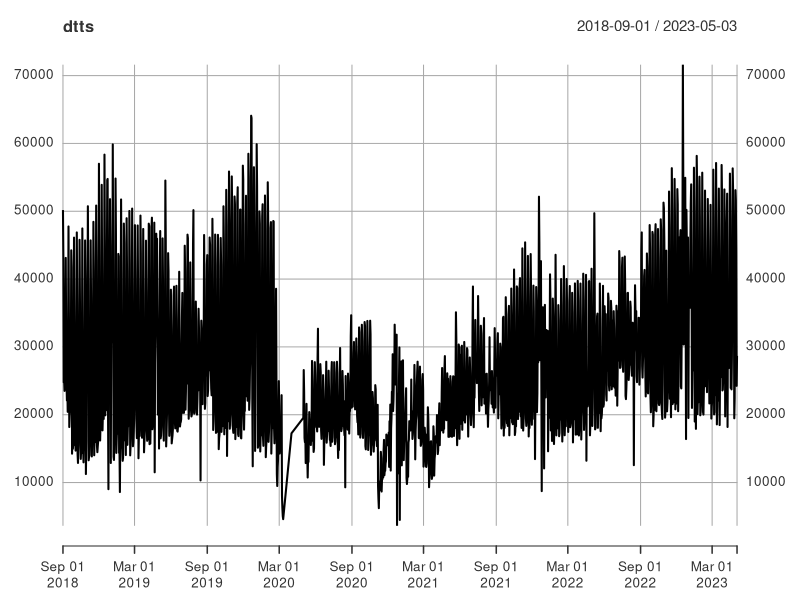
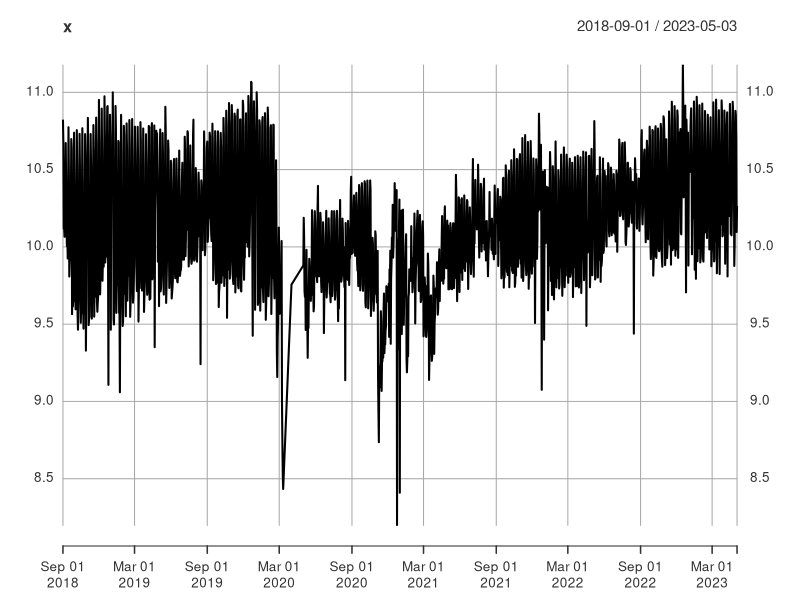
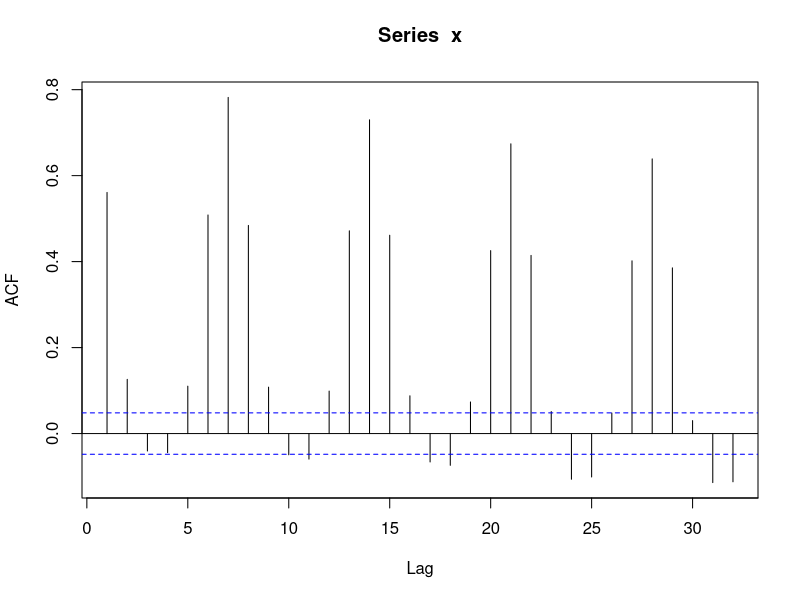
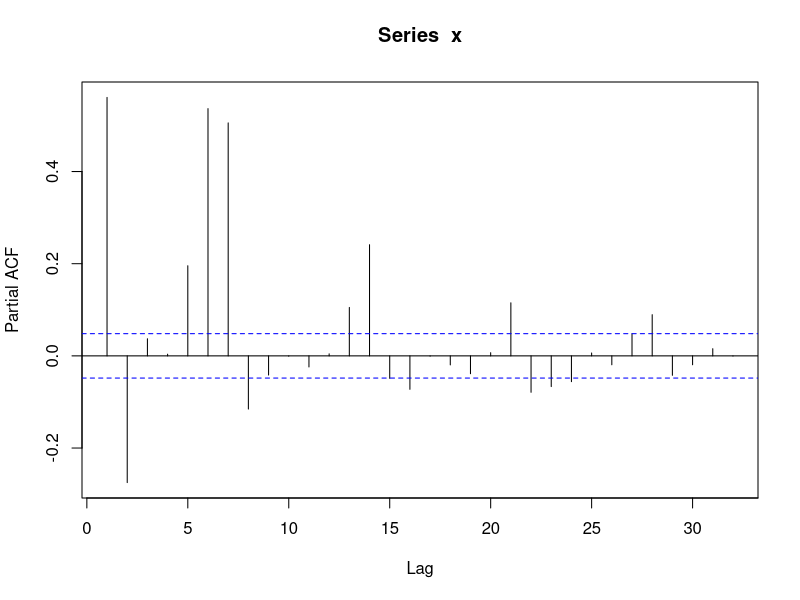
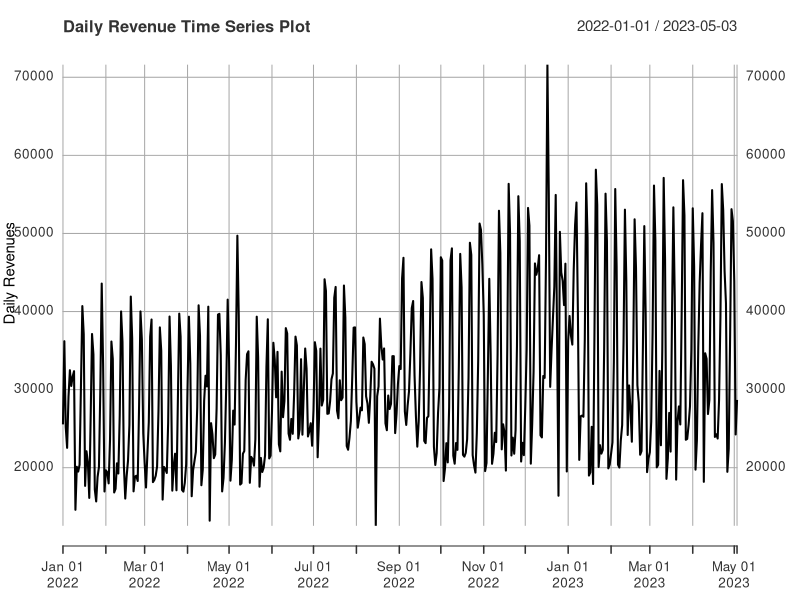
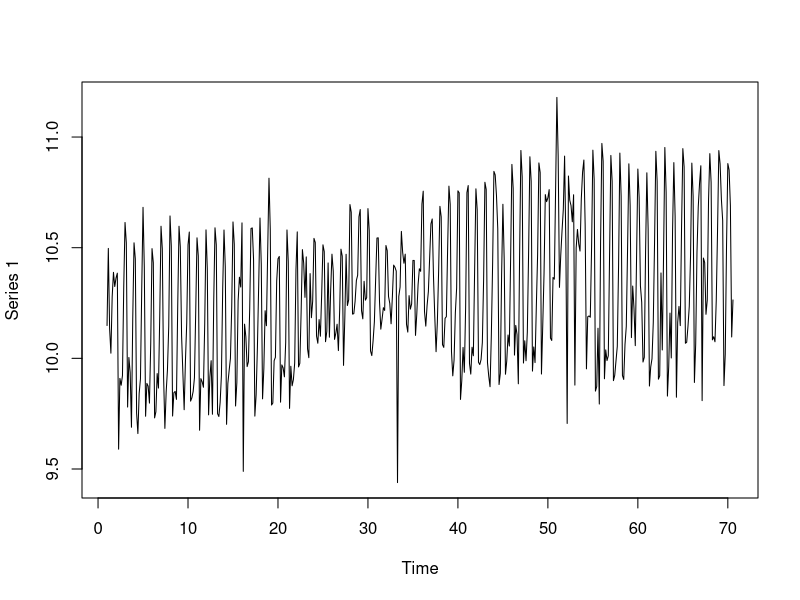
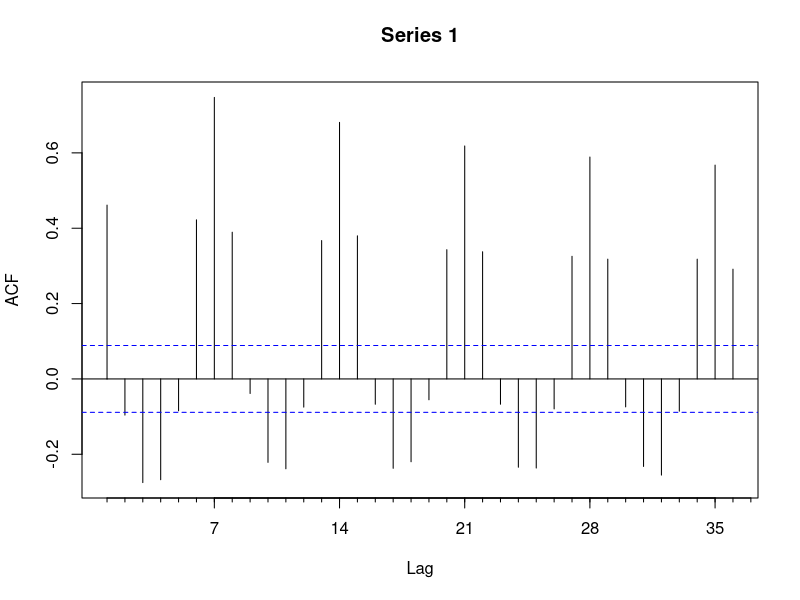
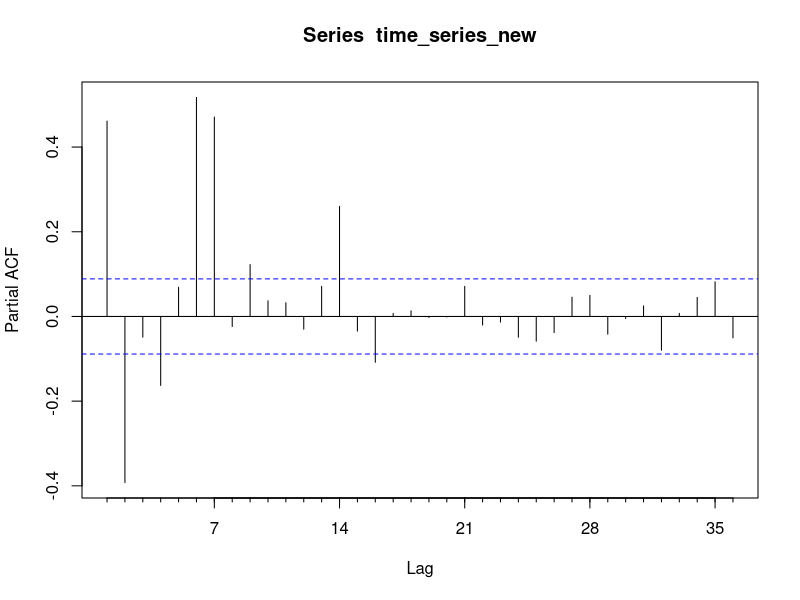

These figures' R source, in order:
## ---- chunk 1

#Importo le librerie
library(xts)
library(forecast)
library(lubridate)
## ---- chunk 2
# Carica i dati dal file CSV
dt <- read.csv("R1.csv")

# Converti la colonna "Date" nel formato "YYYY-MM-DD"
dt$Date <- as.Date(dt$data, format = "%Y-%m-%d")

# Crea la serie storica con le date nel formato "YYYY-MM-DD" e i valori da LT_R1
dtts <- xts(
  dt$LT_R1, # Selezioniamo la colonna LT_R1 come dati sull'asse delle y
  dt$Date # Utilizziamo la colonna "Date" formattata come oggetti di data sull'asse delle x
)



# Plotta la serie storica
plot(dtts)

## ---- chunk 3
x <- log(dtts)
plot(x)
Acf(x, )
Pacf(x)
## ---- chunk 4
# Filtra la serie storica per il 2018
dtts_2018 <- dtts["2018-01-01/2018-12-31"]

# Filtra la serie storica per il 2019
dtts_2019 <- dtts["2019-01-01/2019-12-31"]

# Filtra la serie storica per il 2021
dtts_2021 <- dtts["2021-01-01/2021-12-31"]

# Filtra la serie storica per il 2022
dtts_2022 <- dtts["2022-01-01/2022-12-31"]

# Filtra la serie storica per il 2022
dtts_2023 <- dtts["2023-01-01/2023-12-31"]

# Calcola la media mensile per il 2018
monthly_mean_2018 <- apply.monthly(dtts_2018, FUN = mean)

# Calcola la media mensile per il 2019
monthly_mean_2019 <- apply.monthly(dtts_2019, FUN = mean)

# Calcola la media mensile per il 2019
monthly_mean_2021 <- apply.monthly(dtts_2021, FUN = mean)

# Calcola la media mensile per il 2019
monthly_mean_2022 <- apply.monthly(dtts_2022, FUN = mean)

# Calcola la media mensile per il 2019
monthly_mean_2023 <- apply.monthly(dtts_2023, FUN = mean)

# Estrai i mesi dai dati
months_2018 <- as.numeric(format(index(monthly_mean_2018), "%m"))
months_2019 <- as.numeric(format(index(monthly_mean_2019), "%m"))

# Trova gli indici dei mesi comuni tra il 2018 e il 2019
common_month_indices <- which(months_2018 %in% months_2019)

# Crea un vettore con il mese di riferimento e la media corrispondente per i mesi comuni
result_vector <- data.frame(
  "Mese" = months_2018[common_month_indices],
  "Media_2018" = as.vector(monthly_mean_2018[common_month_indices]),
  "Media_2019" = as.vector(monthly_mean_2019[common_month_indices])
)

# Calcola la differenza percentuale tra le medie del 2018 e del 2019 per lo stesso mese
result_vector$Differenza_Percentuale <- 
  ((result_vector$Media_2018 - result_vector$Media_2019) / result_vector$Media_2018)

# Calcola il valore massimo (in valore assoluto) delle differenze percentuali
max_diff_percent <- max(abs(result_vector$Differenza_Percentuale))

# Aggiungi colonne Tolleranza_Min e Tolleranza_Max
result_vector$Tolleranza <- max_diff_percent

print(result_vector)

## ---- chunk 5
#stabilisco la tolleranza sulla base di quello che ho scritto sopra
tolleranza <- result_vector$Media_2019 * result_vector$Tolleranza 

# Aggiungi i valori di tolleranza al dataset
result_vector$Tolleranza_Min_2019 <- abs(result_vector$Media_2019 - tolleranza)
result_vector$Tolleranza_Max_2019 <- result_vector$Media_2019 + tolleranza

print(result_vector)
## ---- chunk 6
# Estrai i mesi del 2019 che non erano presenti nel 2018
missing_months_2019 <- months_2019[!months_2019 %in% months_2018]

# Crea un nuovo dataframe dei dati con i mesi mancanti e le medie del 2019
missing_months_data <- data.frame(
  "Mese" = missing_months_2019,
  "Media_2018" = NA,  # Assegna NA ai mesi mancanti nel 2018
  "Media_2019" = monthly_mean_2019[!months_2019 %in% months_2018]
)

#stabilisco la tolleranza sulla base di quello che ho scritto sopra
tolleranza <- missing_months_data$Media_2019 * result_vector$Tolleranza

# Aggiungi i valori di tolleranza al dataset
missing_months_data$Tolleranza_Min_2019 <- abs(missing_months_data$Media_2019 - tolleranza)
missing_months_data$Tolleranza_Max_2019 <- missing_months_data$Media_2019 + tolleranza

print(missing_months_data)
## ---- chunk 7
# Estrai la colonna "Media_2019" da result_vector
result_vector_2019 <- result_vector[, c("Mese", "Media_2019", "Tolleranza_Min_2019", "Tolleranza_Max_2019")]

# Estrai le colonne "Media_2018" e "Media_2019" da missing_months_data
missing_data_2019 <- missing_months_data[, c("Mese", "Media_2019", "Tolleranza_Min_2019", "Tolleranza_Max_2019")]


# Concatena i due dataset
combined_data <- rbind(missing_data_2019, result_vector_2019)

# Aggiungi una colonna di numeri da 1 a 12 come indici
combined_data$Mese = 1:12


# Rimuovi l'indice implicito
rownames(combined_data) <- NULL

# Visualizza il dataset senza l'indice implicito
print(combined_data)
## ---- chunk 8
# Estrai il mese dalla data e crea un nuovo dataframe
monthly_mean_2021_new <- data.frame(
  "Mese" = as.integer(format(index(monthly_mean_2021), "%m")),
  "Media_2021" = coredata(monthly_mean_2021)
)
monthly_mean_2022_new <- data.frame(
  "Mese" = as.integer(format(index(monthly_mean_2022), "%m")),
  "Media_2022" = coredata(monthly_mean_2022)
)
monthly_mean_2023_new <- data.frame(
  "Mese" = as.integer(format(index(monthly_mean_2023), "%m")),
  "Media_2023" = coredata(monthly_mean_2023)
)

# Visualizza i nuovi dataframes
print(monthly_mean_2021_new)
print(monthly_mean_2022_new)
print(monthly_mean_2023_new)
## ---- chunk 9
# Verifica le lunghezze dei dataframe mensili
length_2021 <- nrow(monthly_mean_2021_new)
length_2022 <- nrow(monthly_mean_2022_new)

# Trova la lunghezza minima tra i dataframe
min_length <- min(length_2021, length_2022)

# Seleziona solo le prime 'min_length' righe da entrambi i dataframe
monthly_mean_2021_new <- monthly_mean_2021_new[1:min_length, ]
monthly_mean_2022_new <- monthly_mean_2022_new[1:min_length, ]
monthly_mean_2023_new <- monthly_mean_2023_new[1:5, ]
# Creazione di un nuovo dataframe per i confronti
confronti <- data.frame(  
  "Mese" = rep(1:12, times = 1),  # Mesi da 1 a 12 per due anni
  "Media_2021" = monthly_mean_2021_new$Media,
  "Media_2022" = monthly_mean_2022_new$Media,
  "Tolleranza_Min" = combined_data$Tolleranza_Min[1:min_length],
  "Tolleranza_Max" = combined_data$Tolleranza_Max[1:min_length]
)

confronti1 <- data.frame(
  "Anno" = rep(c(2023), each = 5),  # Ripeti l'anno per ogni mese
  "Mese" = rep(1:5, times = 1),  # Mesi da 1 a 12 per due anni
  "Media_2023" = monthly_mean_2023_new$Media,
  "Tolleranza_Min" = combined_data$Tolleranza_Min[1:5],
  "Tolleranza_Max" = combined_data$Tolleranza_Max[1:5]
)
# Aggiungi una colonna di confronto per ciascun anno
confronti$Confronto_2021 <- confronti$Media_2021 >= confronti$Tolleranza_Min & confronti$Media_2021 <= confronti$Tolleranza_Max
confronti$Confronto_2022 <- confronti$Media_2022 >= confronti$Tolleranza_Min & confronti$Media_2022 <= confronti$Tolleranza_Max

confronti1$Confronto_2023 <- confronti1$Media_2023 >= confronti1$Tolleranza_Min & confronti1$Media_2023 <= confronti1$Tolleranza_Max

# Visualizza il dataframe di confronto
print(confronti)
print(confronti1)
## ---- chunk 10
# Filtra la serie storica a partire da gennaio 2022
dtts_2022 <- dtts["2022-01-01/"]
plot(dtts_2022, ylab = "Daily Revenues", xlab = "Time", main = "Daily Revenue Time Series Plot")

## ---- chunk 11
#time_series<- dtts_june_2021
time_series <- ts(dtts_2022, frequency=7)
## ---- chunk 12
time_series_new<-log(time_series)
plot(time_series_new)
time_series_new |> Acf(36)
time_series_new |> Pacf(36)
## ---- chunk 13
# let's try an AR(2)
library(forecast)
mod_arima <- Arima(time_series,
              c(2,0,0), # p, d, q 
              c(1,1,1), # P, D, Q D=1. because we have performed a seasonal difference
              include.constant =TRUE, #intercept
              lambda=0 #because log transformation
              )
mod_arima #with drift because constant and one seasonal difference
## ---- chunk 14
length(time_series)
## ---- chunk 15
rmse2 <- sqrt(mean(mod_arima$residuals^2))
rmse2

mae2 <- mean(abs(mod_arima$residuals))
mae2

actual2 <- window(time_series, start = end(time_series) - length(mod_arima$residuals) + 1)

mape2 <- mean(abs((mod_arima$residuals / actual2) * 100), na.rm = TRUE)
mape2

shapiro_test2 <- shapiro.test(mod_arima$residuals)
shapiro_test2

acf_res2 <- acf(mod_arima$residuals)
pacf_res2 <- pacf(mod_arima$residuals)
## ---- chunk 16
# Fit del modello SARIMA sulla serie logaritmica
mod_sarima <- auto.arima(log(time_series))

# Riepilogo del modello
summary(mod_sarima)


# Test di normalità dei residui (Shapiro-Wilk)
shapiro_test <- shapiro.test(residuals(mod_sarima))
print(shapiro_test)
## ---- chunk 17
# Parametri per la stagionalità
s <- 365.25
harm <- c(1,2) #passo da 3 a 2 perché se no mi produce Nans
freq <- outer(1:length(time_series_new), harm) * 2 * pi / s
co <- cos(freq)
si <- sin(freq)
colnames(co) <- paste0("cos", harm)
colnames(si) <- paste0("sin", harm)
X <- cbind(trend=1:length(time_series_new),co, si)

# Divisione in set di addestramento e test
train_size <- floor(length(time_series_new[1:455]))
train_y <- time_series_new[1:train_size]
train_X <- X[1:train_size, ]
test_y <- time_series_new[(train_size + 1):length(time_series_new)]
test_X <- X[(train_size + 1):length(time_series_new), ]

# Modello ARIMAX
mod_sin <- Arima(train_y,
              order = c(2, 0, 0),
              seasonal = list(order = c(1, 1, 1), period = 7),
              xreg = train_X,
              lambda = 0
)

# Riassunto del modello
summary(mod_sin)

## ---- chunk 18
# Esegui il forecast
forecast_result <- forecast(mod_sin, h = length(test_y), xreg = test_X)
length(test_y)
# Plot del risultato
plot(forecast_result)
## ---- chunk 19
# Esegui il forecast con visualizzazione dei valori reali
forecast_result <- forecast(mod_sin, h = length(test_y), xreg = test_X)

# Estrai le previsioni dal risultato del forecast
pred_values <- forecast_result$mean



# Plot del risultato con previsioni e valori reali
plot(pred_values, type = "l", col = "red", lty = 1, lwd = 2, ylim = range(c(pred_values, test_y)), ylab = "Yield revenues in thousands", xlab = "Days")
# Aggiungi titolo
title(main = "Actual vs Predicted revenue amount per day")

lines(length(train_y) + 1:length(test_y), test_y, col = "blue", type = "l", lty = 2, lwd = 2)

# Aggiungi legenda fuori dal grafico con carattere più piccolo
legend("bottomright", legend = c("Predicted values", "Actual values"), col = c("red", "blue"), lty = c(1, 2), lwd = 2, bty = "n", cex = 0.7)

## ---- chunk 20
losses_mod_sin <- function(real, pred) {
  error <- real - pred
  ae <- abs(error)
  se <- error^2
  c(
    ME = mean(error),
    RMSE = sqrt(mean(se)),
    MAE = mean(ae),
    MPE = mean(error/real)*100,
    MAPE = mean(ae/real)*100
  )
}

losses_mod_sin(test_y, forecast_result$mean)

## ---- chunk 21
# Chiamata alla funzione losses e salvataggio dei risultati in un data frame
losses2_mod_sin <- data.frame(Arima2 = losses_mod_sin(test_y, forecast_result$mean))

# Visualizza il data frame
print(losses2_mod_sin)

## ---- chunk 22
# Plot dei residui con aggiunta di linee tratteggiate
plot(mod_sin$residuals, ylab = "Residual values", xlab = "Days",
     main = "Residual Values for ARIMAX 2 model with sinusoids")

# Aggiungi linee tratteggiate in rosso a 0.05 e -0.05
abline(h = c(0.05, -0.05), col = "red", lty = 2)

# Ottenere gli indici dei residui con valore maggiore o uguale a 0.05 o minore o uguale a -0.05
indices_high_residues <- which(mod_sin$residuals >= 0.05 | mod_sin$residuals <= -0.05)
indices_high_residues
## ---- chunk 23
# Creazione di variabili dummy per i giorni specifici 
special_days <-indices_high_residues

# Creazione di variabili dummy
dummy_vars_train <- matrix(0, nrow = train_size, ncol = length(special_days))
dummy_vars_test <- matrix(0, nrow = length(test_y), ncol = length(special_days))



for (i in seq_along(special_days)) {
  day_index <- which(train_X[, "trend"] == special_days[i])
  dummy_vars_train[day_index, i] <- 1
  
  day_index_test <- which(test_X[, "trend"] == special_days[i])
  dummy_vars_test[day_index_test, i] <- 1
}

# Aggiunta delle variabili dummy al set di addestramento
train_X <- cbind(train_X, dummy_vars_train)

# Aggiunta delle variabili dummy al set di test
test_X <- cbind(test_X, dummy_vars_test)

mod_sin_dummy <- Arima(train_y,
                       order = c(2, 0, 0),
                       seasonal = list(order = c(1, 1, 1), period = 7),
                       xreg = train_X,
                       lambda = 0  # Puoi sperimentare con altri metodi
)

# Esegui il forecast
forecast_result <- forecast(mod_sin_dummy , h = 7, xreg = test_X)

# Plot del risultato
plot(forecast_result, ylab = "Revenues values", xlab = "Days",
     main = "Forecasts results for ARIMA (2,0,0) with sinusoids and dummy variables")


## ---- chunk 24
# Esegui il forecast con visualizzazione dei valori reali
forecast_result <- forecast(mod_sin_dummy, h = length(test_y), xreg = test_X)

# Estrai le previsioni dal risultato del forecast
pred_values <- forecast_result$mean

# Plot del risultato con previsioni e valori reali
plot(pred_values, type = "l", col = "red", lty = 1, lwd = 2, ylim = range(c(pred_values, test_y)), ylab = "Yield revenues in thousands", xlab = "Days")
lines(length(train_y) + 1:length(test_y), test_y, col = "blue", type = "l", lty = 2, lwd = 2)


# Aggiungi titolo
title(main = "Actual vs Predicted revenue amount per day")

# Aggiungi legenda fuori dal grafico con carattere più piccolo
legend("bottomright", legend = c("Predicted values", "Actual values"), col = c("red", "blue"), lty = c(1, 2), lwd = 2, bty = "n", cex = 0.7)
## ---- chunk 25

# Plot dei residui con aggiunta di linee tratteggiate
plot(mod_sin_dummy$residuals, ylab = "Residual values", xlab = "Days",
     main = "Residual Values for ARIMAX 2 model with dummy variables")


## ---- chunk 26
losses_mod_sin_dummy <- function(real, pred) {
  error <- real - pred
  ae <- abs(error)
  se <- error^2
  c(
    ME = mean(error),
    RMSE = sqrt(mean(se)),
    MAE = mean(ae),
    MPE = mean(error/real)*100,
    MAPE = mean(ae/real)*100
  )
}

losses_mod_sin_dummy(test_y, forecast_result$mean)

## ---- chunk 27
# Chiamata alla funzione losses e salvataggio dei risultati in un data frame
losses2_mod_sin_dummy <- data.frame(Arima2 = losses_mod_sin_dummy(test_y, forecast_result$mean))

# Visualizza il data frame
print(losses2_mod_sin_dummy)
## ---- chunk 28
# let's try an AR(3)
library(forecast)
mod_arima <- Arima(time_series,
              c(3,0,0), # p, d, q 
              c(1,1,1), # P, D, Q D=1. because we have performed a seasonal difference
              include.constant =TRUE, #intercept
              lambda=0 #because log transformation
              )
mod_arima #with drift because constant and one seasonal difference
## ---- chunk 29
rmse3 <- sqrt(mean(mod_arima$residuals^2))
rmse3

mae3 <- mean(abs(mod_arima$residuals))
mae3

actual3 <- window(time_series, start = end(time_series) - length(mod_arima$residuals) + 1)

mape3 <- mean(abs((mod_arima$residuals / actual3) * 100), na.rm = TRUE)
mape3

shapiro_test3 <- shapiro.test(mod_arima$residuals)
shapiro_test3

acf_res3 <- acf(mod_arima$residuals)
pacf_res3 <- pacf(mod_arima$residuals)
## ---- chunk 30
# Parametri per la stagionalità
s <- 365.25
harm <- c(1,2) # passo da 3 a 2 sinusoidi, altrimenti mi produce dei nans
freq <- outer(1:length(time_series_new), harm) * 2 * pi / s
co <- cos(freq)
si <- sin(freq)
colnames(co) <- paste0("cos", harm)
colnames(si) <- paste0("sin", harm)
X <- cbind(trend=1:length(time_series_new),co, si)

# Divisione in set di addestramento e test
train_size <- floor(length(time_series_new[1:455]))
train_y <- time_series_new[1:train_size]
train_X <- X[1:train_size, ]
test_y <- time_series_new[(train_size + 1):length(time_series_new)]
test_X <- X[(train_size + 1):length(time_series_new), ]

# Modello ARIMAX
mod_sin <- Arima(train_y,
              order = c(3, 0, 0),
              seasonal = list(order = c(1, 1, 1), period = 7),
              xreg = train_X,
              lambda = 0
)

# Riassunto del modello
summary(mod_sin)


## ---- chunk 31
# Esegui il forecast
forecast_result <- forecast(mod_sin, h = length(test_y), xreg = test_X)
length(test_y)
# Plot del risultato
plot(forecast_result)
## ---- chunk 32
# Esegui il forecast con visualizzazione dei valori reali
forecast_result <- forecast(mod_sin, h = length(test_y), xreg = test_X)

# Estrai le previsioni dal risultato del forecast
pred_values <- forecast_result$mean

# Plot del risultato con previsioni e valori reali
plot(pred_values, type = "l", col = "red", lty = 1, lwd = 2, ylim = range(c(pred_values, test_y)))
lines(length(train_y) + 1:length(test_y), test_y, col = "blue", type = "l", lty = 2, lwd = 2)


## ---- chunk 33
losses_mod_sin <- function(real, pred) {
  error <- real - pred
  ae <- abs(error)
  se <- error^2
  c(
    ME = mean(error),
    RMSE = sqrt(mean(se)),
    MAE = mean(ae),
    MPE = mean(error/real)*100,
    MAPE = mean(ae/real)*100
  )
}

losses_mod_sin(test_y, forecast_result$mean)

## ---- chunk 34
# Chiamata alla funzione losses e salvataggio dei risultati in un data frame
losses3_mod_sin<- data.frame(Arima3 = losses_mod_sin(test_y, forecast_result$mean))

# Visualizza il data frame
print(losses3_mod_sin)

## ---- chunk 35
plot(mod_sin$residuals)
# Ottenere gli indici dei residui con valore maggiore o uguale a 0.05 o minore o uguale a -0.05
indices_high_residues <- which(mod_sin$residuals >= 0.05 | mod_sin$residuals <= -0.05)
indices_high_residues
## ---- chunk 36
# Creazione di variabili dummy per i giorni specifici 
special_days <-indices_high_residues

# Creazione di variabili dummy
dummy_vars_train <- matrix(0, nrow = train_size, ncol = length(special_days))
dummy_vars_test <- matrix(0, nrow = length(test_y), ncol = length(special_days))

for (i in seq_along(special_days)) {
  day_index <- which(train_X[, "trend"] == special_days[i])
  dummy_vars_train[day_index, i] <- 1
  
  day_index_test <- which(test_X[, "trend"] == special_days[i])
  dummy_vars_test[day_index_test, i] <- 1
}

# Aggiunta delle variabili dummy al set di addestramento
train_X <- cbind(train_X, dummy_vars_train)

# Aggiunta delle variabili dummy al set di test
test_X <- cbind(test_X, dummy_vars_test)

mod_sin_dummy <- Arima(train_y,
                       order = c(3, 0, 0),
                       seasonal = list(order = c(1, 1, 1), period = 7),
                       xreg = train_X,
                       lambda = 0  # Puoi sperimentare con altri metodi
)

# Esegui il forecast
forecast_result <- forecast(mod_sin_dummy , h = length(test_y), xreg = test_X)
length(test_y)
# Plot del risultato
plot(forecast_result)
## ---- chunk 37
# Esegui il forecast con visualizzazione dei valori reali
forecast_result <- forecast(mod_sin_dummy, h = length(test_y), xreg = test_X)

# Estrai le previsioni dal risultato del forecast
pred_values <- forecast_result$mean

# Plot del risultato con previsioni e valori reali
plot(pred_values, type = "l", col = "red", lty = 1, lwd = 2, ylim = range(c(pred_values, test_y)))
lines(length(train_y) + 1:length(test_y), test_y, col = "blue", type = "l", lty = 2, lwd = 2)


## ---- chunk 38
plot(mod_sin_dummy$residuals) 
## ---- chunk 39
losses_mod_sin_dummy <- function(real, pred) {
  error <- real - pred
  ae <- abs(error)
  se <- error^2
  c(
    ME = mean(error),
    RMSE = sqrt(mean(se)),
    MAE = mean(ae),
    MPE = mean(error/real)*100,
    MAPE = mean(ae/real)*100
  )
}

losses_mod_sin_dummy(test_y, forecast_result$mean)

## ---- chunk 40
# Chiamata alla funzione losses e salvataggio dei risultati in un data frame
losses3_mod_sin_dummy <- data.frame(Arima3 = losses_mod_sin_dummy(test_y, forecast_result$mean))

# Visualizza il data frame
print(losses3_mod_sin_dummy)
## ---- chunk 41
# let's try an AR(4)
library(forecast)
mod_arima <- Arima(time_series,
              c(4,0,0), # p, d, q 
              c(1,1,1), # P, D, Q D=1. because we have performed a seasonal difference
              include.constant =TRUE, #intercept
              lambda=0 #because log transformation
              )
mod_arima #with drift because constant and one seasonal difference
## ---- chunk 42
rmse4 <- sqrt(mean(mod_arima$residuals^2))
rmse4

mae4 <- mean(abs(mod_arima$residuals))
mae4

actual4 <- window(time_series, start = end(time_series) - length(mod_arima$residuals) + 1)

mape4 <- mean(abs((mod_arima$residuals / actual4) * 100), na.rm = TRUE)
mape4

shapiro_test4 <- shapiro.test(mod_arima$residuals)
shapiro_test4

acf_res4 <- acf(mod_arima$residuals)
pacf_res4 <- pacf(mod_arima$residuals)
## ---- chunk 43
# Parametri per la stagionalità
s <- 365.25
harm <- c(1) # passo da 2 sinusoidi a 1 perché altrimenti vengono prodotti valori mancanti
freq <- outer(1:length(time_series_new), harm) * 2 * pi / s
co <- cos(freq)
si <- sin(freq)
colnames(co) <- paste0("cos", harm)
colnames(si) <- paste0("sin", harm)
X <- cbind(trend=1:length(time_series_new),co, si)

# Divisione in set di addestramento e test
train_size <- floor(length(time_series_new[1:455]))
train_y <- time_series_new[1:train_size]
train_X <- X[1:train_size, ]
test_y <- time_series_new[(train_size + 1):length(time_series_new)]
test_X <- X[(train_size + 1):length(time_series_new), ]

# Modello ARIMAX
mod_sin <- Arima(train_y,
              order = c(4, 0, 0),
              seasonal = list(order = c(1, 1, 1), period = 7),
              xreg = train_X,
              lambda = 0
)

# Riassunto del modello
summary(mod_sin)


## ---- chunk 44
# Esegui il forecast
forecast_result <- forecast(mod_sin, h = length(test_y), xreg = test_X)
length(test_y)
# Plot del risultato
plot(forecast_result)
## ---- chunk 45
# Esegui il forecast con visualizzazione dei valori reali
forecast_result <- forecast(mod_sin, h = length(test_y), xreg = test_X)

# Estrai le previsioni dal risultato del forecast
pred_values <- forecast_result$mean

# Plot del risultato con previsioni e valori reali
plot(pred_values, type = "l", col = "red", lty = 1, lwd = 2, ylim = range(c(pred_values, test_y)))
lines(length(train_y) + 1:length(test_y), test_y, col = "blue", type = "l", lty = 2, lwd = 2)


## ---- chunk 46
losses_mod_sin <- function(real, pred) {
  error <- real - pred
  ae <- abs(error)
  se <- error^2
  c(
    ME = mean(error),
    RMSE = sqrt(mean(se)),
    MAE = mean(ae),
    MPE = mean(error/real)*100,
    MAPE = mean(ae/real)*100
  )
}

losses_mod_sin(test_y, forecast_result$mean)
## ---- chunk 47
# Chiamata alla funzione losses e salvataggio dei risultati in un data frame
losses4_mod_sin <- data.frame(Arima4 = losses_mod_sin(test_y, forecast_result$mean))

# Visualizza il data frame
print(losses4_mod_sin)

## ---- chunk 48
plot(mod_sin$residuals)
# Ottenere gli indici dei residui con valore maggiore o uguale a 0.05 o minore o uguale a -0.05
indices_high_residues <- which(mod_sin$residuals >= 0.05 | mod_sin$residuals <= -0.05)
indices_high_residues
## ---- chunk 49
# Creazione di variabili dummy per i giorni specifici 
special_days <-indices_high_residues

# Creazione di variabili dummy
dummy_vars_train <- matrix(0, nrow = train_size, ncol = length(special_days))
dummy_vars_test <- matrix(0, nrow = length(test_y), ncol = length(special_days))

for (i in seq_along(special_days)) {
  day_index <- which(train_X[, "trend"] == special_days[i])
  dummy_vars_train[day_index, i] <- 1
  
  day_index_test <- which(test_X[, "trend"] == special_days[i])
  dummy_vars_test[day_index_test, i] <- 1
}

# Aggiunta delle variabili dummy al set di addestramento
train_X <- cbind(train_X, dummy_vars_train)

# Aggiunta delle variabili dummy al set di test
test_X <- cbind(test_X, dummy_vars_test)

mod_sin_dummy <- Arima(train_y,
                       order = c(4, 0, 0),
                       seasonal = list(order = c(1, 1, 1), period = 7),
                       xreg = train_X,
                       lambda = 0  # Puoi sperimentare con altri metodi
)

# Esegui il forecast
forecast_result <- forecast(mod_sin_dummy , h = length(test_y), xreg = test_X)
length(test_y)
# Plot del risultato
plot(forecast_result)
## ---- chunk 50
# Esegui il forecast con visualizzazione dei valori reali
forecast_result <- forecast(mod_sin_dummy, h = length(test_y), xreg = test_X)

# Estrai le previsioni dal risultato del forecast
pred_values <- forecast_result$mean

# Plot del risultato con previsioni e valori reali
plot(pred_values, type = "l", col = "red", lty = 1, lwd = 2, ylim = range(c(pred_values, test_y)))
lines(length(train_y) + 1:length(test_y), test_y, col = "blue", type = "l", lty = 2, lwd = 2)


## ---- chunk 51
plot(mod_sin_dummy$residuals) 
## ---- chunk 52
losses_mod_sin_dummy <- function(real, pred) {
  error <- real - pred
  ae <- abs(error)
  se <- error^2
  c(
    ME = mean(error),
    RMSE = sqrt(mean(se)),
    MAE = mean(ae),
    MPE = mean(error/real)*100,
    MAPE = mean(ae/real)*100
  )
}

losses_mod_sin_dummy(test_y, forecast_result$mean)

## ---- chunk 53
# Chiamata alla funzione losses e salvataggio dei risultati in un data frame
losses4_mod_sin_dummy <- data.frame(Arima4 = losses_mod_sin_dummy(test_y, forecast_result$mean))

# Visualizza il data frame
print(losses4_mod_sin_dummy)
## ---- chunk 54
# let's try an AR(5)
library(forecast)
mod_arima <- Arima(time_series,
              c(5,0,0), # p, d, q 
              c(1,1,1), # P, D, Q D=1. because we have performed a seasonal difference
              include.constant =TRUE, #intercept
              lambda=0 #because log transformation
              )
mod_arima #with drift because constant and one seasonal difference
## ---- chunk 55
rmse5 <- sqrt(mean(mod_arima$residuals^2))
rmse5

mae5 <- mean(abs(mod_arima$residuals))
mae5

actual5 <- window(time_series, start = end(time_series) - length(mod_arima$residuals) + 1)

mape5 <- mean(abs((mod_arima$residuals / actual5) * 100), na.rm = TRUE)
mape5

shapiro_test5 <- shapiro.test(mod_arima$residuals)
shapiro_test5

acf_res5 <- acf(mod_arima$residuals)
pacf_res5 <- pacf(mod_arima$residuals)
## ---- chunk 56
# Parametri per la stagionalità
s <- 365.25
harm <- c(1) # passo da 2 sinusoidi a 1 perché altrimenti vengono prodotti valori mancanti
freq <- outer(1:length(time_series_new), harm) * 2 * pi / s
co <- cos(freq)
si <- sin(freq)
colnames(co) <- paste0("cos", harm)
colnames(si) <- paste0("sin", harm)
X <- cbind(trend=1:length(time_series_new),co, si)

# Divisione in set di addestramento e test
train_size <- floor(length(time_series_new[1:455]))
train_y <- time_series_new[1:train_size]
train_X <- X[1:train_size, ]
test_y <- time_series_new[(train_size + 1):length(time_series_new)]
test_X <- X[(train_size + 1):length(time_series_new), ]

# Modello ARIMAX
mod_sin <- Arima(train_y,
              order = c(5, 0, 0),
              seasonal = list(order = c(1, 1, 1), period = 7),
              xreg = train_X,
              lambda = 0
)

# Riassunto del modello
summary(mod_sin)


## ---- chunk 57
# Esegui il forecast
forecast_result <- forecast(mod_sin, h = length(test_y), xreg = test_X)
# Plot del risultato
plot(forecast_result)
## ---- chunk 58
# Esegui il forecast con visualizzazione dei valori reali
forecast_result <- forecast(mod_sin, h = length(test_y), xreg = test_X)

# Estrai le previsioni dal risultato del forecast
pred_values <- forecast_result$mean

# Plot del risultato con previsioni e valori reali
plot(pred_values, type = "l", col = "red", lty = 1, lwd = 2, ylim = range(c(pred_values, test_y)))
lines(length(train_y) + 1:length(test_y), test_y, col = "blue", type = "l", lty = 2, lwd = 2)
legend("topright", legend = c("Forecast", "Valori Reali"), col = c("red", "blue"), lty = 1:2, lwd = 2)

## ---- chunk 59
losses_mod_sin <- function(real, pred) {
  error <- real - pred
  ae <- abs(error)
  se <- error^2
  c(
    ME = mean(error),
    RMSE = sqrt(mean(se)),
    MAE = mean(ae),
    MPE = mean(error/real)*100,
    MAPE = mean(ae/real)*100
  )
}

losses_mod_sin(test_y, forecast_result$mean)

## ---- chunk 60
# Chiamata alla funzione losses e salvataggio dei risultati in un data frame
losses5_mod_sin <- data.frame(Arima5 = losses_mod_sin(test_y, forecast_result$mean))

# Visualizza il data frame
print(losses5_mod_sin)
## ---- chunk 61
plot(mod_sin$residuals)
# Ottenere gli indici dei residui con valore maggiore o uguale a 0.05 o minore o uguale a -0.05
indices_high_residues <- which(mod_sin$residuals >= 0.05 | mod_sin$residuals <= -0.05)
indices_high_residues
## ---- chunk 62
# Creazione di variabili dummy per i giorni specifici 
special_days <-indices_high_residues

# Creazione di variabili dummy
dummy_vars_train <- matrix(0, nrow = train_size, ncol = length(special_days))
dummy_vars_test <- matrix(0, nrow = length(test_y), ncol = length(special_days))

for (i in seq_along(special_days)) {
  day_index <- which(train_X[, "trend"] == special_days[i])
  dummy_vars_train[day_index, i] <- 1
  
  day_index_test <- which(test_X[, "trend"] == special_days[i])
  dummy_vars_test[day_index_test, i] <- 1
}

# Aggiunta delle variabili dummy al set di addestramento
train_X <- cbind(train_X, dummy_vars_train)

# Aggiunta delle variabili dummy al set di test
test_X <- cbind(test_X, dummy_vars_test)

mod_sin_dummy <- Arima(train_y,
                       order = c(5, 0, 0),
                       seasonal = list(order = c(1, 1, 1), period = 7),
                       xreg = train_X,
                       lambda = 0  # Puoi sperimentare con altri metodi
)

# Esegui il forecast
forecast_result <- forecast(mod_sin_dummy , h = length(test_y), xreg = test_X)
length(test_y)
# Plot del risultato
plot(forecast_result)
## ---- chunk 63
# Esegui il forecast con visualizzazione dei valori reali
forecast_result <- forecast(mod_sin_dummy, h = length(test_y), xreg = test_X)

# Estrai le previsioni dal risultato del forecast
pred_values <- forecast_result$mean

# Plot del risultato con previsioni e valori reali
plot(pred_values, type = "l", col = "red", lty = 1, lwd = 2, ylim = range(c(pred_values, test_y)))
lines(length(train_y) + 1:length(test_y), test_y, col = "blue", type = "l", lty = 2, lwd = 2)
legend("topright", legend = c("Forecast", "Valori Reali"), col = c("red", "blue"), lty = 1:2, lwd = 2)

## ---- chunk 64
plot(mod_sin_dummy$residuals) 
## ---- chunk 65
losses_mod_sin_dummy <- function(real, pred) {
  error <- real - pred
  ae <- abs(error)
  se <- error^2
  c(
    ME = mean(error),
    RMSE = sqrt(mean(se)),
    MAE = mean(ae),
    MPE = mean(error/real)*100,
    MAPE = mean(ae/real)*100
  )
}

losses_mod_sin_dummy(test_y, forecast_result$mean)

## ---- chunk 66
# Chiamata alla funzione losses e salvataggio dei risultati in un data frame
losses5_mod_sin_dummy <- data.frame(Arima5 = losses_mod_sin_dummy(test_y, forecast_result$mean))

# Visualizza il data frame
print(losses5_mod_sin_dummy)
## ---- chunk 67
# let's try an AR(2)
library(forecast)
mod_arima <- Arima(time_series,
              c(6,0,0), # p, d, q 
              c(1,1,1), # P, D, Q D=1. because we have performed a seasonal difference
              include.constant =TRUE, #intercept
              lambda=0 #because log transformation
              )
mod_arima #with drift because constant and one seasonal difference
## ---- chunk 68
rmse6 <- sqrt(mean(mod_arima$residuals^2))
rmse6

mae6 <- mean(abs(mod_arima$residuals))
mae6

actual6 <- window(time_series, start = end(time_series) - length(mod_arima$residuals) + 1)

mape6 <- mean(abs((mod_arima$residuals / actual6) * 100), na.rm = TRUE)
mape6

shapiro_test6 <- shapiro.test(mod_arima$residuals)
shapiro_test6

acf_res6 <- acf(mod_arima$residuals)
pacf_res6 <- pacf(mod_arima$residuals)
## ---- chunk 69
# Parametri per la stagionalità
s <- 365.25
harm <- c(1,2)
freq <- outer(1:length(time_series_new), harm) * 2 * pi / s
co <- cos(freq)
si <- sin(freq)
colnames(co) <- paste0("cos", harm)
colnames(si) <- paste0("sin", harm)
X <- cbind(trend=1:length(time_series_new),co, si)

# Divisione in set di addestramento e test
train_size <- floor(length(time_series_new[1:455]))
train_y <- time_series_new[1:train_size]
train_X <- X[1:train_size, ]
test_y <- time_series_new[(train_size + 1):length(time_series_new)]
test_X <- X[(train_size + 1):length(time_series_new), ]

# Modello ARIMAX
mod_sin <- Arima(train_y,
              order = c(6, 0, 0),
              seasonal = list(order = c(1, 1, 1), period = 7),
              xreg = train_X,
              lambda = 0
)

# Riassunto del modello
summary(mod_sin)


## ---- chunk 70
# Esegui il forecast
forecast_result <- forecast(mod_sin, h = length(test_y), xreg = test_X)
length(test_y)
# Plot del risultato
plot(forecast_result)
## ---- chunk 71
# Esegui il forecast con visualizzazione dei valori reali
forecast_result <- forecast(mod_sin, h = length(test_y), xreg = test_X)

# Estrai le previsioni dal risultato del forecast
pred_values <- forecast_result$mean

# Plot del risultato con previsioni e valori reali
plot(pred_values, type = "l", col = "red", lty = 1, lwd = 2, ylim = range(c(pred_values, test_y)))
lines(length(train_y) + 1:length(test_y), test_y, col = "blue", type = "l", lty = 2, lwd = 2)
legend("topright", legend = c("Forecast", "Valori Reali"), col = c("red", "blue"), lty = 1:2, lwd = 2)

## ---- chunk 72
losses_mod_sin <- function(real, pred) {
  error <- real - pred
  ae <- abs(error)
  se <- error^2
  c(
    ME = mean(error),
    RMSE = sqrt(mean(se)),
    MAE = mean(ae),
    MPE = mean(error/real)*100,
    MAPE = mean(ae/real)*100
  )
}

losses_mod_sin(test_y, forecast_result$mean)

## ---- chunk 73
# Chiamata alla funzione losses e salvataggio dei risultati in un data frame
losses6_mod_sin <- data.frame(Arima6 = losses_mod_sin(test_y, forecast_result$mean))

# Visualizza il data frame
print(losses6_mod_sin)
## ---- chunk 74
plot(mod_sin$residuals)
# Ottenere gli indici dei residui con valore maggiore o uguale a 0.05 o minore o uguale a -0.05
indices_high_residues <- which(mod_sin$residuals >= 0.05 | mod_sin$residuals <= -0.05)
indices_high_residues
## ---- chunk 75
# Creazione di variabili dummy per i giorni specifici 
special_days <-indices_high_residues

# Creazione di variabili dummy
dummy_vars_train <- matrix(0, nrow = train_size, ncol = length(special_days))
dummy_vars_test <- matrix(0, nrow = length(test_y), ncol = length(special_days))

for (i in seq_along(special_days)) {
  day_index <- which(train_X[, "trend"] == special_days[i])
  dummy_vars_train[day_index, i] <- 1
  
  day_index_test <- which(test_X[, "trend"] == special_days[i])
  dummy_vars_test[day_index_test, i] <- 1
}

# Aggiunta delle variabili dummy al set di addestramento
train_X <- cbind(train_X, dummy_vars_train)

# Aggiunta delle variabili dummy al set di test
test_X <- cbind(test_X, dummy_vars_test)

mod_sin_dummy <- Arima(train_y,
                       order = c(6, 0, 0),
                       seasonal = list(order = c(1, 1, 1), period = 7),
                       xreg = train_X,
                       lambda = 0  # Puoi sperimentare con altri metodi
)
# Esegui il forecast
forecast_result <- forecast(mod_sin_dummy , h = length(test_y), xreg = test_X)
length(test_y)
# Plot del risultato
plot(forecast_result)
## ---- chunk 76
# Esegui il forecast con visualizzazione dei valori reali
forecast_result <- forecast(mod_sin_dummy, h = length(test_y), xreg = test_X)

# Estrai le previsioni dal risultato del forecast
pred_values <- forecast_result$mean

# Plot del risultato con previsioni e valori reali
plot(pred_values, type = "l", col = "red", lty = 1, lwd = 2, ylim = range(c(pred_values, test_y)))
lines(length(train_y) + 1:length(test_y), test_y, col = "blue", type = "l", lty = 2, lwd = 2)
legend("topright", legend = c("Forecast", "Valori Reali"), col = c("red", "blue"), lty = 1:2, lwd = 2)

## ---- chunk 77
plot(mod_sin_dummy$residuals) 
## ---- chunk 78
losses_mod_sin_dummy <- function(real, pred) {
  error <- real - pred
  ae <- abs(error)
  se <- error^2
  c(
    ME = mean(error),
    RMSE = sqrt(mean(se)),
    MAE = mean(ae),
    MPE = mean(error/real)*100,
    MAPE = mean(ae/real)*100
  )
}

losses_mod_sin_dummy(test_y, forecast_result$mean)

## ---- chunk 79
# Chiamata alla funzione losses e salvataggio dei risultati in un data frame
losses6_mod_sin_dummy <- data.frame(Arima6 = losses_mod_sin_dummy(test_y, forecast_result$mean))

# Visualizza il data frame
print(losses6_mod_sin_dummy)

## ---- chunk 80
# Crea un dataframe con i risultati
risultati <- data.frame(
  Modello = c("ARIMA2", "ARIMA3", "ARIMA4", "ARIMA5", "ARIMA6"),
  RMSE = c(rmse2, rmse3, rmse4, rmse5, rmse6),
  MAE = c(mae2, mae3, mae4, mae5, mae6),
  MAPE = c(mape2, mape3, mape4, mape5, mape6)
)
risultati
## ---- chunk 81
results1 <- data.frame( losses2_mod_sin, losses3_mod_sin, losses4_mod_sin, losses5_mod_sin, losses6_mod_sin)

# Visualizziamo la tabella
print(results1)
## ---- chunk 82
results2 <- data.frame( losses2_mod_sin_dummy, losses3_mod_sin_dummy, losses4_mod_sin_dummy, losses5_mod_sin_dummy, losses6_mod_sin_dummy)

# Visualizziamo la tabella
print(results2)
